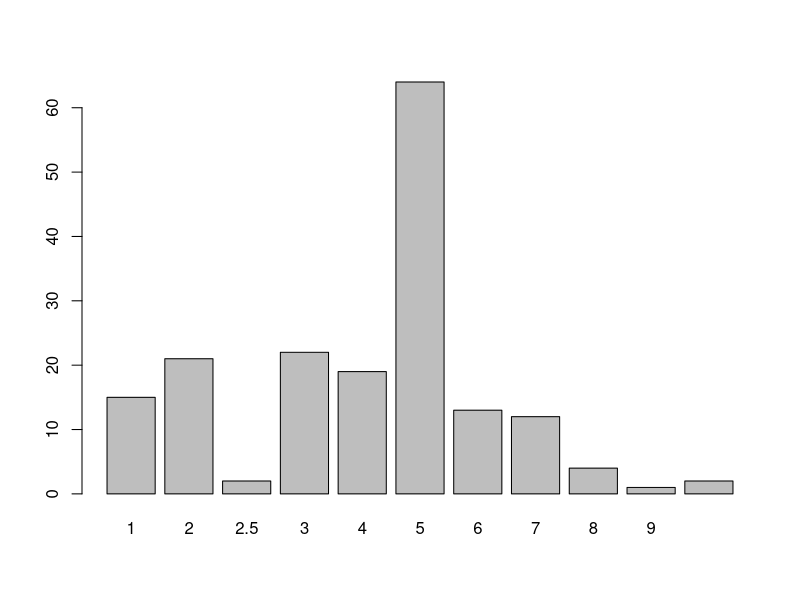
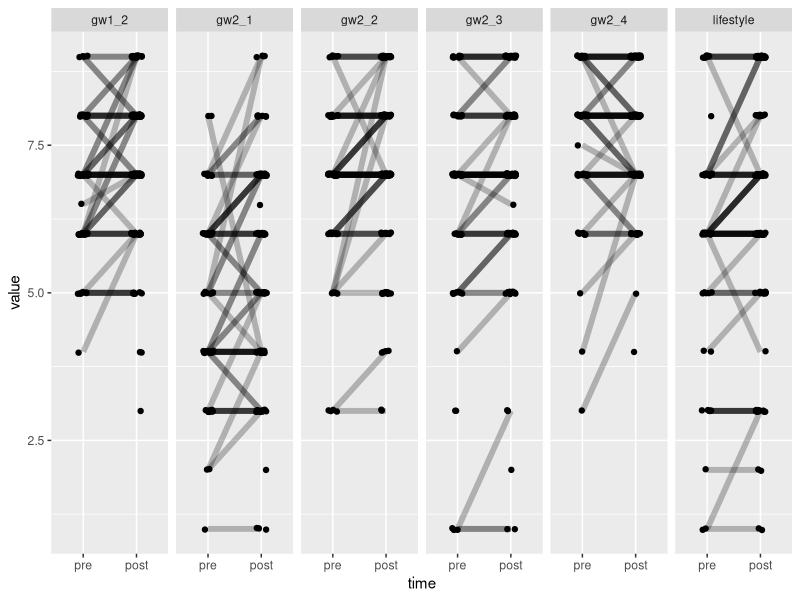
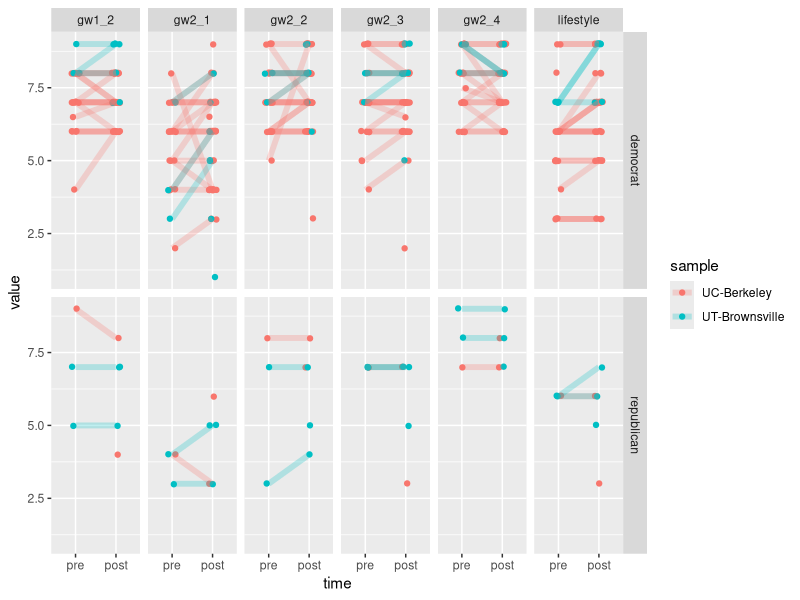
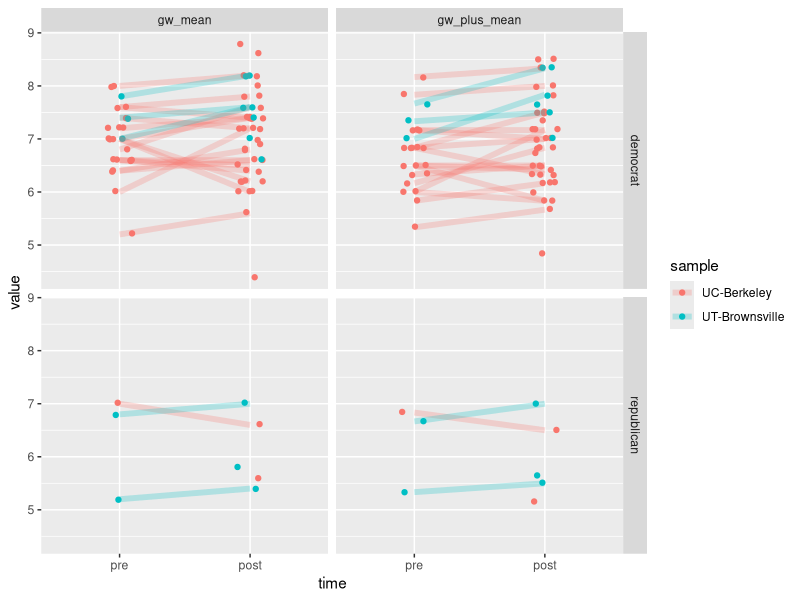
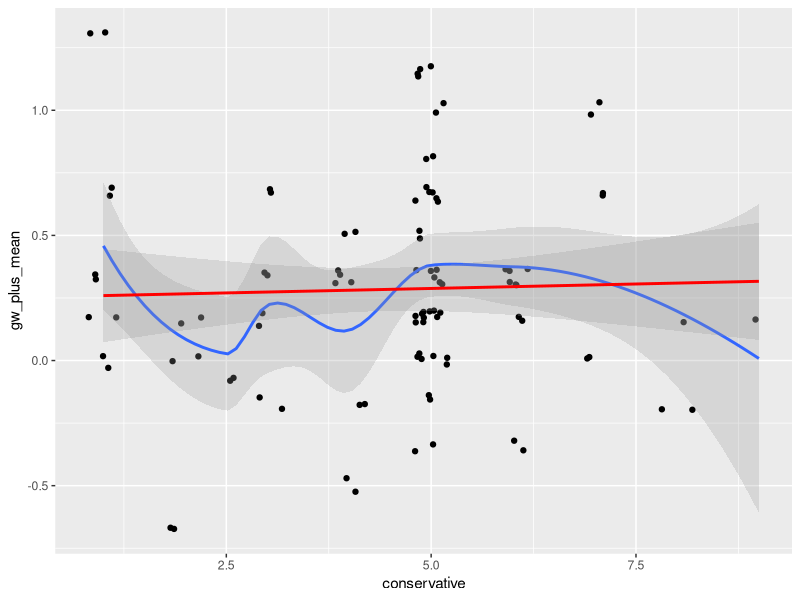

Here is the R script that generated these plots, in order: (Note: this script raises an error after producing the figures.)
library(plyr)
library(dplyr)
library(ggplot2)
library(tidyr)
library(car)
library(psych)
library(BayesFactor)
library(lme4)

# Experiment 2 ----
# I would like to check out this no-pretest control group, but not sure which col that is
exp2.1 = read.csv("UCp_mech_core_intervention_notext.csv")
exp2.1$sample = "UC-Berkeley"
exp2.2 = read.csv("UT_mech_core_intervention_notext.csv")
exp2.2$sample = "UT-Brownsville"
exp2.2 = separate(exp2.2, survey_number, c('f11', 'survey_number'), sep = "-")
exp2.2$survey_number = as.numeric(as.character(exp2.2$survey_number))
# We're gonna combine these data frames so let's make sure survey_number is distinct
intersect(exp2.1$survey_number, exp2.2$survey_number) # not distinct
exp2.2$survey_number = exp2.2$survey_number + 1000
intersect(exp2.1$survey_number, exp2.2$survey_number) # distinct

# Looks like only n_s == s has pre/post (altho sometimes pre-only?)
# n_s == n looks like the post-only control
table(exp2.1$n_s, exp2.1$survey_number)
table(exp2.2$n_s, exp2.2$survey_number)

# remove knowledge, ghg, light, energy, columns for convenience
exp2.1 = exp2.1 %>% select(X:reread, total.score, sample)
exp2.2 = exp2.2 %>% select(X:reread, total.score, sample)

# Combine datasets into one master. Add composite columns.
# NOTE: Should n_s == "n" be excluded at this point??
exp2 = bind_rows(exp2.1, exp2.2) %>% 
  mutate(gw_mean = (gw1_2 + gw2_1 + gw2_2 + gw2_3 + gw2_4)/5,
         gw_plus_mean = (gw_mean*5 + lifestyle)/6)
# Make pre/post into a factor, set levels for plotting convenience, contrast code  
exp2$time = factor(exp2$pre_post, levels = c("pre", "post"))
exp2$time = C(exp2$time, sum)
# sort by survey_number and pre-post so that difference scores can be calculated by position
exp2 = exp2 %>% 
  arrange(survey_number, desc(pre_post))

# Check combined dataset for number of conservatives
table(exp2$conservative, useNA = 'always')
barplot(table(exp2$conservative, useNA = 'always'))
table(exp2$party, useNA = 'always') # 8 republicans out of 175

# Flatten dataset for ggplot2's facet_grid
exp2.flat = exp2 %>%
  gather(key = "item", value = "value", starts_with("gw"), lifestyle)

# Plot pre/post changes among all subjects
exp2.flat %>% 
  filter(!(item %in% c("gw_mean", "gw_plus_mean"))) %>% 
  ggplot(aes(x = time, y = value)) +
  geom_point(position = position_jitter(width = .1, height = .02)) +
  geom_line(aes(group = survey_number), lwd = 2, alpha = .25) +
  facet_grid(~item)
 
# Plot pre/post changes among democrats & republicans for each item
exp2.flat %>% 
  filter(party %in% c("democrat", "republican")) %>% 
  filter(!(item %in% c("gw_mean", "gw_plus_mean"))) %>% 
  ggplot(aes(x = time, y = value, col = sample)) +
  geom_point(position = position_jitter(width = .1, height = .02)) +
  geom_line(aes(group = survey_number), lwd = 2, alpha = .25) +
  facet_grid(party~item)

# Plot pre/post changes for two aggregate strategies
exp2.flat %>% 
  filter(party %in% c("democrat", "republican")) %>% 
  #separate(item, into = c("item", "time"), sep = -4) %>% 
  filter(item %in% c("gw_mean", "gw_plus_mean")) %>% 
  ggplot(aes(x = time, y = value, col = sample)) +
  geom_point(position = position_jitter(width = .1, height = .02)) +
  geom_line(aes(group = survey_number), lwd = 2, alpha = .25) +
  facet_grid(party~item)

# Can I reproduce their analyses?
# Paired-samples t-tests and other within-subjects pre-post analyses
# Full-sample analysis
exp2.m1 = lmer(gw_mean ~ time + (1|survey_number), data = exp2) 
exp2.m2 = lmer(gw_mean ~ time*conservative + (1|survey_number), data = exp2)
exp2.m3 = lmer(gw_plus_mean ~ time + (1|survey_number), data = exp2) 
exp2.m4 = lmer(gw_plus_mean ~ time*conservative + (1|survey_number), data = exp2)

# Basic model finds signif. pre/post effect
summary(exp2.m1); Anova(exp2.m1, type = 3)
# Adding "conservative" reduces pre-post effect to nonsig
summary(exp2.m2); Anova(exp2.m2, type = 3) 
# Pattern is the same for composite including "lifestyle"
summary(exp2.m3); Anova(exp2.m3, type = 3)
# Again, adding "conservative" reduces pre-post effect to nonsig
summary(exp2.m4); Anova(exp2.m4, type = 3)

# Per manuscript, split by school
# Berkeley -- Doesn't match yet, not sig. Sample size wrong?
# One composite
exp2.m1.ucb = lmer(gw_mean ~ pre_post + (1|survey_number), 
     data = exp2[exp2$sample == "UC-Berkeley",]) 
exp2.m2.ucb = lmer(gw_mean ~ pre_post*conservative + (1|survey_number), 
     data = exp2[exp2$sample == "UC-Berkeley",])
# Other composite
exp2.m3.ucb = lmer(gw_plus_mean ~ pre_post + (1|survey_number), 
     data = exp2[exp2$sample == "UC-Berkeley",]) 
exp2.m4.ucb = lmer(gw_plus_mean ~ pre_post*conservative + (1|survey_number), 
     data = exp2[exp2$sample == "UC-Berkeley",]) 

summary(exp2.m1.ucb); Anova(exp2.m1.ucb, type = 3)
summary(exp2.m2.ucb); Anova(exp2.m2.ucb, type = 3)
summary(exp2.m3.ucb); Anova(exp2.m3.ucb, type = 3)
summary(exp2.m4.ucb); Anova(exp2.m4.ucb, type = 3)

# Brownville -- p-value seems about right
# One composite
exp2.m1.utb = lmer(gw_mean ~ pre_post + (1|survey_number), 
     data = exp2[exp2$sample == "UT-Brownsville",])
exp2.m2.utb = lmer(gw_mean ~ pre_post*conservative + (1|survey_number), 
     data = exp2[exp2$sample == "UT-Brownsville",])
# Other composite
exp2.m3.utb = lmer(gw_plus_mean ~ pre_post + (1|survey_number), 
     data = exp2[exp2$sample == "UT-Brownsville",])
exp2.m4.utb = lmer(gw_plus_mean ~ pre_post*conservative + (1|survey_number), 
     data = exp2[exp2$sample == "UT-Brownsville",])

summary(exp2.m1.utb); Anova(exp2.m1.utb, type = 3)
summary(exp2.m2.utb); Anova(exp2.m2.utb, type = 3)
summary(exp2.m3.utb); Anova(exp2.m3.utb, type = 3)
summary(exp2.m4.utb); Anova(exp2.m4.utb, type = 3)

# How curious that adding "conservative" as a predictor has such an effect on the main effect.
# Perhaps more conservative people are more likely to drop out?
# TODO: Count up number of obs per subject, see if conservatives drop out?

# Make dataset of difference scores ----
makeDiff = function(x) return(x[2] - x[1]) # function subtracts "pre" from "post"
# Demonstration: 
# demo = data.frame("ID" = c(1, 1, 2, 2, 3, 4, 4),
#                   "time" = c("pre", "post", "pre", "post", "pre", "pre", "post"),
#                   "value" = c(4, 5, 6, 7, -10, 1, 2))
# demo %>% group_by(ID) %>% summarize_each(funs(makeDiff), value)
diffs = exp2 %>% 
  group_by(survey_number) %>% 
  summarize_each(funs(makeDiff), starts_with("gw"), lifestyle)
diffs$pre_post = "diff"
# Join for debugging
exp2.diff.debug = bind_rows(exp2, diffs) %>% 
  arrange(survey_number)
# exp2.diff.debug %>% 
#   select(survey_number, pre_post, starts_with("gw"), lifestyle, sample) %>% 
#   View
# Join with subject-level data (e.g. political views)
exp2.diff = exp2 %>% 
  select(survey_number, party, conservative, sample) %>% 
  right_join(diffs, by = "survey_number")

# one-sample t-tests of difference scores
t.test(exp2.diff$gw1_2)
t.test(exp2.diff$gw2_1)
t.test(exp2.diff$gw2_2)
t.test(exp2.diff$gw2_3)
t.test(exp2.diff$gw2_4)
t.test(exp2.diff$gw_mean) 
t.test(exp2.diff$gw_plus_mean) 
# Separated by schools as reported in manuscript
t.test(exp2.diff$gw_mean[exp2.diff$sample == "UC-Berkeley"]) # sig, p = .028
t.test(exp2.diff$gw_mean[exp2.diff$sample == "UT-Brownsville"]) # sig, p < .001
t.test(exp2.diff$gw_plus_mean[exp2.diff$sample == "UC-Berkeley"]) # sig, p = .002
t.test(exp2.diff$gw_plus_mean[exp2.diff$sample == "UT-Brownsville"]) # sig, p < .001
# adding conservatism as a moderator
exp2.diff.m1 = lm(gw_plus_mean ~ conservative, data = exp2.diff)
summary(exp2.diff.m1) # Sig intercept remains

# Plot it
ggplot(exp2.diff, aes(x = conservative, y = gw_plus_mean)) +
  geom_jitter() + 
  geom_smooth(alpha = .25) +
  geom_smooth(method = 'lm', col = 'red', alpha = .25)

# Export for Bayes analyses
write.table(exp2, "./hilgard_cleaned_data/exp2.csv", row.names = F)
write.table(exp2, "./hilgard_cleaned_data/exp2diff.csv", row.names = F)

# Experiment 3 ----
exp3.1 = read.csv("UCo_mech_core_intervention_notext.csv") 
exp3.2 = read.csv("UCo_mech_full_intervention_notext.csv") 
# Prune columns I don't need
exp3.1 = exp3.1 %>% 
  select(-starts_with("k1time"), -starts_with("k2time"), -starts_with("k3time"),
         -starts_with("codes."), -starts_with("coder."))
exp3.2 = exp3.2 %>% 
  select(-starts_with("k1time"), -starts_with("k2time"), -starts_with("k3time"),
         -starts_with("codes."), -starts_with("coder."),
         -starts_with("Q"))
exp3.1$sample = "core"
exp3.2$sample = "full"

# Combine datasets and make composite outcome.
# Appears that no suffix implies pretest so we'll make the names conform
# Also we'll make composites for conservatism and gw outcomes
# TODO: use alpha() to assess wisdom of composite outcome
exp3 = bind_rows(exp3.1, exp3.2) %>% 
  rename(gw1_2_pre = gw1_2,
         gw2_1_pre = gw2_1,
         gw2_2_pre = gw2_2,
         gw2_3_pre = gw2_3,
         gw2_4_pre = gw2_4,
         engage_pre = engage,
         lifsty_pre = lifesty) %>% 
  mutate(gw_mean_pre = (gw1_2_pre + gw2_1_pre + gw2_2_pre + gw2_3_pre + gw2_4_pre)/5,
         gw_plus_mean_pre = (gw_mean_pre*5 + engage_pre + lifsty_pre)/7,
         gw_mean_pst = (gw1_2_pst + gw2_1_pst + gw2_2_pst + gw2_3_pst + gw2_4_pst)/5,
         gw_plus_mean_pst = (gw_mean_pst*5 + engage_pst + lifsty_pst)/7,
         gw_mean_fol = (gw1_2_fol + gw2_1_fol + gw2_2_fol + gw2_3_fol + gw2_4_fol)/5,
         gw_plus_mean_fol = (gw_mean_fol*5 + engage_fol + lifsty_fol)/7, 
         conservative = social.cons + econ.cons) 

# Also appears to be no subject identifier so we'll add one
exp3$ID = factor(1:nrow(exp3))

# Check that things weren't reverse-scored or something
# exp3 %>% 
#   select(starts_with("gw"), starts_with("lifsty"), starts_with("engage") %>% 
#            c

# See how many conservatives we've got.
table(exp3$conservati, useNA = 'always')
barplot(table(exp3$conservati, useNA = 'always'))
# Conservatism items: social and economic. Most data is missing.
table(exp3$social.cons, useNA='always')
barplot(table(exp3$social.cons, useNA = 'always')) 
table(exp3$econ.cons, useNA='always')
barplot(table(exp3$econ.cons, useNA = 'always'))
# Political party. Most are "none", "NA", or "democrat"
table(exp3$party, useNA = 'always')
table(exp3$party.pre, useNA = 'always')
barplot(table(exp3$party, useNA = 'always'))

# Flatten dataset and separate() columns by timepoint
exp3.flat = exp3 %>% 
  # drop cols for ease of View()
  select(-starts_with("pni"), -starts_with("evo"), -starts_with("dty"), 
         -starts_with("natmil"), -ends_with(".study"), -ends_with(".delay")) %>% 
  gather(key = "item", value = "value", 
         starts_with("gw"), starts_with("engage"), starts_with("lifsty")) %>% 
  separate(col = item, into = c("item", "time"), sep = -4)  %>% 
  mutate(item = substr(item, 1, nchar(item) - 1)) %>% # drop the excess underscore for tidiness
  mutate(time = factor(time, levels = c("pre", "pst", "fol"))) # rearrange levels for plotting 
# Note that can't make simple -1, 1 contrast code for 3-way factor. hmm.
# Spread items back out so that I can refer to gw_mean or gw_plus_mean
exp3.wide = exp3.flat %>% 
  filter(item %in% c("gw_mean", "gw_plus_mean")) %>% 
  spread(key = item, value = value)

# Debugging ----
#View(exp3.flat[exp3.flat$ID == 1,] )

# Analyses ----
# NOTE: May be necessary yet to filter according to completeness
# Pre/post LMER
exp3.m1 = lmer(gw_mean ~ time + (1|ID), data = exp3.wide)
exp3.m2 = lmer(gw_mean ~ time * conservati + (1|ID), data = exp3.wide)
exp3.m3 = lmer(gw_plus_mean ~ time + (1|ID), data = exp3.wide)
exp3.m4 = lmer(gw_plus_mean ~ time * conservati + (1|ID), data = exp3.wide)

# mean of gw items is sig at post (t = 1.83) but not at fol (t = .80)
summary(exp3.m1); Anova(exp3.m1, type = 3) 
# Adding conservative to model abolishes improvement at post (t = .198)
summary(exp3.m2); Anova(exp3.m2, type = 3)
# mean of gw + lifesty + engage not sig at post (t = 1.41) or fol (.81)
summary(exp3.m3); Anova(exp3.m3, type = 3)
# Adding conservative to model reveals only sig effect of conservative
summary(exp3.m4); Anova(exp3.m4, type = 3)

# Make and analyze difference scores ----
# TODO. Not sure how I'd handle this with 3 timepoints.


# Plots ----
# NOTE: Something's wrong here!!! Where's my time == "pre" data?
## Is it possible that nobody with "pre" data indicated their politics??

# Plot pre/post changes among democrats & republicans for each item
exp3.flat %>% 
  filter(party %in% c("democrat", "republican")) %>% 
  filter(!(item %in% c("gw_mean", "gw_plus_mean"))) %>% 
  ggplot(aes(x = time, y = value)) +
  geom_point(position = position_jitter(width = .1, height = .02)) +
  geom_line(aes(group = ID), lwd = 2, alpha = .2) +
  facet_grid(party~item)

# Plot pre/post changes for two aggregate strategies
exp3.flat %>% 
  filter(party %in% c("democrat", "republican")) %>% 
  filter(item %in% c("gw_mean", "gw_plus_mean")) %>% 
  ggplot(aes(x = time, y = value)) +
  geom_point(position = position_jitter(width = .1, height = .02)) +
  geom_line(aes(group = ID)) +
  facet_grid(party~item)

# Plot pre/post changes, collapsing across parties
# Individual items
exp3.flat %>% 
  filter(!(item %in% c("gw_mean", "gw_plus_mean"))) %>% 
  ggplot(aes(x = time, y = value)) +
  geom_point(position = position_jitter(width = .1, height = .02)) +
  geom_line(aes(group = ID)) +
  facet_grid(~item)

# Aggregates
exp3.flat %>% 
  filter(item %in% c("gw_mean", "gw_plus_mean")) %>% 
  ggplot(aes(x = time, y = value)) +
  geom_point(position = position_jitter(width = .1, height = .02)) +
  geom_line(aes(group = ID)) +
  facet_grid(~item)

# Experiment 4 ----
exp4.1 = read.csv("cco_mech_core_intervention_notext.csv")
exp4.2 = read.csv("cco_mech_delayed_test_notext.csv")

table(exp4.1$party) # you guys only have 8 republicans in the whole sample
barplot(table(exp4.1$conserv), xlab = "conservatism") # sample leans left
table(exp4.1$party, exp4.1$conserv)

# are all the delayed people in the pre-post dataset?
intersect(exp4.1$subj_id, exp4.2$subj_id)
setdiff(exp4.1$subj_id, exp4.2$subj_id)
setdiff(exp4.2$subj_id, exp4.1$subj_id) # yes

# Make composite of gw items, gw + engage + lifesty items
# Maybe other studies should aggregate into "democrat", "other/NA", "republican" for plotting
exp4 = left_join(exp4.1, exp4.2, by = "subj_id") %>% 
  mutate(party_3lvl = mapvalues(party, 
                                c("democrat", "independent", "none", "other", "republican"),
                                c("democrat", "other", "other", "other", "republican")),
         gw_mean_pre = (gw1_2_pre + gw2_1_pre + gw2_2_pre + gw2_3_pre + gw2_4_pre)/5,
         gw_plus_mean_pre = (gw_mean_pre*5 + engage_pre + lifsty_pre)/7,
         gw_mean_pst = (gw1_2_pst + gw2_1_pst + gw2_2_pst + gw2_3_pst + gw2_4_pst)/5,
         gw_plus_mean_pst = (gw_mean_pst*5 + engage_pst + lifsty_pst)/7,
         gw_mean_fol = (gw1_2_fol + gw2_1_fol + gw2_2_fol + gw2_3_fol + gw2_4_fol)/5,
         gw_plus_mean_fol = (gw_mean_fol*5 + engage_fol + lifsty_fol)/7) %>% 
  mutate(ID = factor(subj_id))

# Flatten dataset and separate() columns by timepoint
# drop cols for ease of View()
exp4.flat = exp4 %>% 
  select(-starts_with("k1time"), -starts_with("k2time"), -starts_with("k3time"),
         -starts_with("evo"), -starts_with("dty"), 
         -starts_with("natmil"), -ends_with(".study"), -ends_with(".delay")) %>%   
  gather(key = "item", value = "value", 
         starts_with("gw"), starts_with("engage"), starts_with("lifsty")) %>% 
  separate(col = item, into = c("item", "time"), sep = -4)  %>% 
  mutate(item = substr(item, 1, nchar(item) - 1)) %>% # drop the excess underscore for tidiness
  mutate(time = factor(time, levels = c("pre", "pst", "fol"))) # rearrange levels for plotting 

# Spread items back out so that I can refer to gw_mean or gw_plus_mean
exp4.wide = exp4.flat %>% 
  filter(item %in% c("gw_mean", "gw_plus_mean")) %>% 
  spread(key = item, value = value)

# Analysis ----
exp4.m1 = lmer(gw_mean ~ time + (1|ID), data = exp4.wide)
exp4.m2 = lmer(gw_mean ~ time * conserv + (1|ID), data = exp4.wide)
exp4.m3 = lmer(gw_plus_mean ~ time + (1|ID), data = exp4.wide)
exp4.m4 = lmer(gw_plus_mean ~ time * conserv + (1|ID), data = exp4.wide)

summary(exp4.m1); Anova(exp4.m1, type = 3)
summary(exp4.m2); Anova(exp4.m2, type = 3)
summary(exp4.m3); Anova(exp4.m3, type = 3)
summary(exp4.m4); Anova(exp4.m4, type = 3)

# Plotting ----
# Plot pre/post changes among democrats & republicans for each item
exp4.flat %>% 
  filter(party %in% c("democrat", "republican")) %>% 
  filter(!(item %in% c("gw_mean", "gw_plus_mean"))) %>% 
  ggplot(aes(x = time, y = value)) +
  geom_point(position = position_jitter(width = .1, height = .02)) +
  geom_line(aes(group = ID)) +
  facet_grid(party~item)

# Plot pre/post changes for two aggregate strategies
exp4.flat %>% 
  filter(party %in% c("democrat", "republican")) %>% 
  filter(item %in% c("gw_mean", "gw_plus_mean")) %>% 
  ggplot(aes(x = time, y = value)) +
  geom_point(position = position_jitter(width = .1, height = .02)) +
  geom_line(aes(group = ID)) +
  facet_grid(party~item)

# Plot pre/post changes, collapsing across parties
# Individual items
exp4.flat %>% 
  filter(!(item %in% c("gw_mean", "gw_plus_mean"))) %>% 
  ggplot(aes(x = time, y = value)) +
  geom_point(position = position_jitter(width = .1, height = .02)) +
  geom_line(aes(group = ID)) +
  facet_grid(~item)

# Aggregates
exp4.flat %>% 
  filter(item %in% c("gw_mean", "gw_plus_mean")) %>% 
  ggplot(aes(x = time, y = value)) +
  geom_point(position = position_jitter(width = .1, height = .02)) +
  geom_line(aes(group = ID)) +
  facet_grid(~item)

# Bayesian models ----
temp = exp4.flat %>% 
  group_by(subj_id, party, party_3lvl, conserv, time) %>% 
  summarise(value = sum(value)) 

exp4.bf = exp4.flat %>% 
  left_join(exp4.bf)
  group_by() %>% 
  #filter(complete.cases(.)) %>% 
  mutate(subj_id = as.factor(subj_id)) %>% 
  as.data.frame


# Experiment 5 ----
# No political information
exp5 = read.csv("HS_mech+stats_full_intervention.csv")
exp5$time = factor(exp5$time, levels = c("pre", "post", "followup"))

exp5 %>% 
  gather(item, value, GW1:GW4) %>% 
  ggplot(aes(x = time, y = value)) +
  geom_point() +
  geom_line(aes(group = Code)) +
  facet_wrap(~item)
